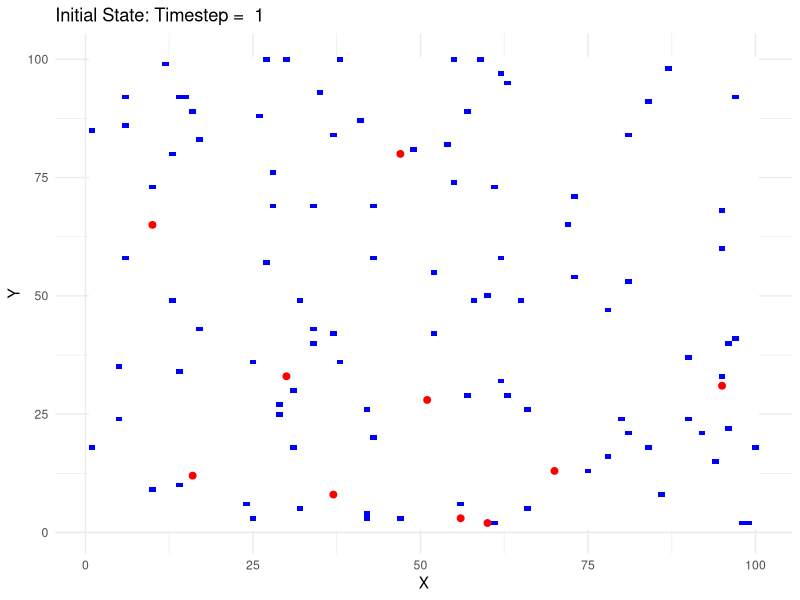

This chart was generated by the following R code:
# ----------------------------------------------------------------
# Wind Turbine and Red Kite Simulation
# ----------------------------------------------------------------
# This script sets up the parameters and initial states for a 
# simulation of wind turbine placement and also the parameters for 
# red kite dynamics.
# ----------------------------------------------------------------
# init Author: Neele Haß
# other Authors: Lukas Lindenthal
# date: November 2024
# ----------------------------------------------------------------
# test

# Dependencies ----
library(ggplot2)

# Seed for Reproducibility ----
set.seed(42)

# ----------------------------------------------------------------
# Simulation Dimensions and Time Steps -----------------------------------------
# ----------------------------------------------------------------
timesteps <- 10      # Number of timesteps in the simulation
x_dim <- 100         # Grid width (x-axis)
y_dim <- 100         # Grid height (y-axis)

# ----------------------------------------------------------------
# Region and Obstacles ---------------------------------------------------------
# ----------------------------------------------------------------
# Initialize 3D array for the region
region <- array(0, dim = c(x_dim, y_dim, timesteps))

# Add Obstacles to the Region
n_hinder_1 <- 100                          # Number of obstacles (e.g. buildings)
random_x <- sample(1:x_dim, n_hinder_1, replace = TRUE)  # Random x-coordinates
random_y <- sample(1:y_dim, n_hinder_1, replace = TRUE)  # Random y-coordinates

# Mark obstacles for all timesteps
for (i in 1:n_hinder_1) {
  region[random_x[i], random_y[i], ] <- 1
}

# Initialize an additional layer for building buffers
building_buffer <- array(FALSE, dim = c(x_dim, y_dim, timesteps))

# Mark obstacles and their buffers for all timesteps
for (i in 1:n_hinder_1) {
  region[random_x[i], random_y[i], ] <- 1
  # Define buffer around each building
  for (dx in -1:1) {
    for (dy in -1:1) {
      bx <- random_x[i] + dx
      by <- random_y[i] + dy
      if (bx >= 1 && bx <= x_dim && by >= 1 && by <= y_dim) {
        building_buffer[bx, by, ] <- TRUE
      }
    }
  }
}


# ----------------------------------------------------------------
# Wind Turbine Parameters ------------------------------------------------------
# ----------------------------------------------------------------
turb_neu_max <- 10     # Max turbines added per timestep
turb_neu_perc <- 0.5   # Percentage of existing turbines for new construction

# Initialize Wind Turbines
turbine <- array(FALSE, dim = c(x_dim, y_dim, timesteps))  # 3D array for turbines

# Randomly place initial turbines
n_turb_1 <- 10                                   # Number of initial turbines
random_x <- sample(1:x_dim, n_turb_1, replace = TRUE)  # Random x-coordinates
random_y <- sample(1:y_dim, n_turb_1, replace = TRUE)  # Random y-coordinates

for (i in 1:n_turb_1) {
  turbine[random_x[i], random_y[i], ] <- TRUE  # Place turbines at these positions
}

# ----------------------------------------------------------------
# Red Kite Parameters-----------------------------------------------------------
# ----------------------------------------------------------------
# Initialize Red Kite Dynamics
kites <- array(0, dim = c(x_dim, y_dim, timesteps))  # 3D array for red kites
growth_rate <- 0.5  # Growth rate (r in Ricker equation)
carrying_capacity <- 20  # Carrying capacity (K)
initial_kites <- 2  # Initial red kite count

# Randomly place initial red kites
random_x <- sample(1:x_dim, initial_kites, replace = TRUE)  # Random x-coordinates
random_y <- sample(1:y_dim, initial_kites, replace = TRUE)  # Random y-coordinates

for (i in 1:initial_kites) {
  kites[random_x[i], random_y[i], 1] <- 1
}

# ----------------------------------------------------------------
# Initial Plot: Region and Turbines (Timestep = 1) -----------------------------
# ----------------------------------------------------------------
# Extract layers for timestep 1
region_layer <- region[, , 1]
turbine_layer <- turbine[, , 1]

# Combine into a data frame for plotting
df <- data.frame(
  x = rep(1:x_dim, each = y_dim),
  y = rep(1:y_dim, times = x_dim),
  region = as.vector(region_layer),
  turbine = as.vector(turbine_layer)
)

# Plot Region and Turbines
p <- ggplot(df, aes(x = x, y = y)) +
  geom_tile(aes(fill = region), show.legend = FALSE) +
  scale_fill_gradient(low = "white", high = "blue", name = "Region") +
  geom_point(data = subset(df, turbine == TRUE), aes(x = x, y = y), color = "red", size = 2) +
  labs(title = paste("Initial State: Timestep = ", 1), x = "X", y = "Y") +
  theme_minimal()

# Print the plot
print(p)




# old structure  ----------------------------------------------------------

# # ---
# # Turbinen-Parameter
# 
# # region + n hindernisse
# # n turbinen
# 
# # ---
# set.seed(42)
# 
# library(ggplot2)
# 
# # Dimension --
# timesteps <- 10
# x_dim <- 100
# y_dim <- 100
# 
# # Region + hindernisse --
# region <- array(0, dim = c(x_dim, y_dim, timesteps))
# dim(region)
# 
# # Hindernisse in Region
# n_hinder_1 <- 20
# random_x <- sample(1:x_dim, n_hinder_1, replace = 1)  # Random x-coordinates
# random_y <- sample(1:y_dim, n_hinder_1, replace = 1)  # Random y-coordinates
# 
# # For each random coordinate, set TRUE across all timesteps
# for (i in 1:n_hinder_1) {
#   region[random_x[i], random_y[i], ] <- 1
# }
# 
# ## Turbinen-Parameter --
# turb_neu_max <- 10   # Max Turbinen, die pro Zeitschritt gebaut werden können
# turb_neu_perc <- 0.5  # Neubau-Prozentsatz abhängig von existierenden Turbinen
# 
# # Initiale State Turbinen --
# turbine <- array(FALSE, dim = c(x_dim, y_dim, timesteps))  # Kopiere die Region
# 
# n_turb_1 <- 10
# random_x <- sample(1:x_dim, n_turb_1, replace = TRUE)  # Random x-coordinates
# random_y <- sample(1:y_dim, n_turb_1, replace = TRUE)  # Random y-coordinates
# 
# # For each random coordinate, set TRUE across all timesteps
# for (i in 1:n_turb_1) {
#   turbine[random_x[i], random_y[i], ] <- TRUE 
#   }
# 
# ## Red Kite Parameters
# kites <- array(0, dim = c(x_dim, y_dim, timesteps))  # Red kite presence
# growth_rate <- 0.5  # Growth rate (r in Ricker equation)
# carrying_capacity <- 20  # Carrying capacity (K)
# initial_kites <- 2  # Initial red kite count
# 
# # Random placement of initial kites
# random_x <- sample(1:x_dim, initial_kites, replace = TRUE)
# random_y <- sample(1:y_dim, initial_kites, replace = TRUE)
# for (i in 1:initial_kites) {
#   kites[random_x[i], random_y[i], 1] <- 1
# }
# 
# 
# 
# # plot region + tubr t=1 --
# region_layer <- region[,,1]
# turbine_layer <- turbine[,,1]
# # Combine into a data frame
# x_dim <- dim(region_layer)[1]
# y_dim <- dim(region_layer)[2]
# 
# # Create a data frame with coordinates and values
# df <- data.frame(
#   x = rep(1:x_dim, each = y_dim),
#   y = rep(1:y_dim, times = x_dim),
#   region = as.vector(region_layer),
#   turbine = as.vector(turbine_layer)
# )
# 
# # plot
# p <- ggplot(df, aes(x = x, y = y)) +
#   geom_tile(aes(fill = region), show.legend = FALSE) +
#   scale_fill_gradient(low = "white", high = "blue", name = "Region") +
#   geom_point(data = subset(df, turbine == TRUE), aes(x = x, y = y), color = "red", size = 2) +
#   #geom_point(data = subset(df, region == TRUE), aes(x = x, y = y), color = "blue", size = 2) +
#   labs(title = paste("Timestep = ", 1), x = "X", y = "Y") +
#   theme_minimal()
# print(p)

